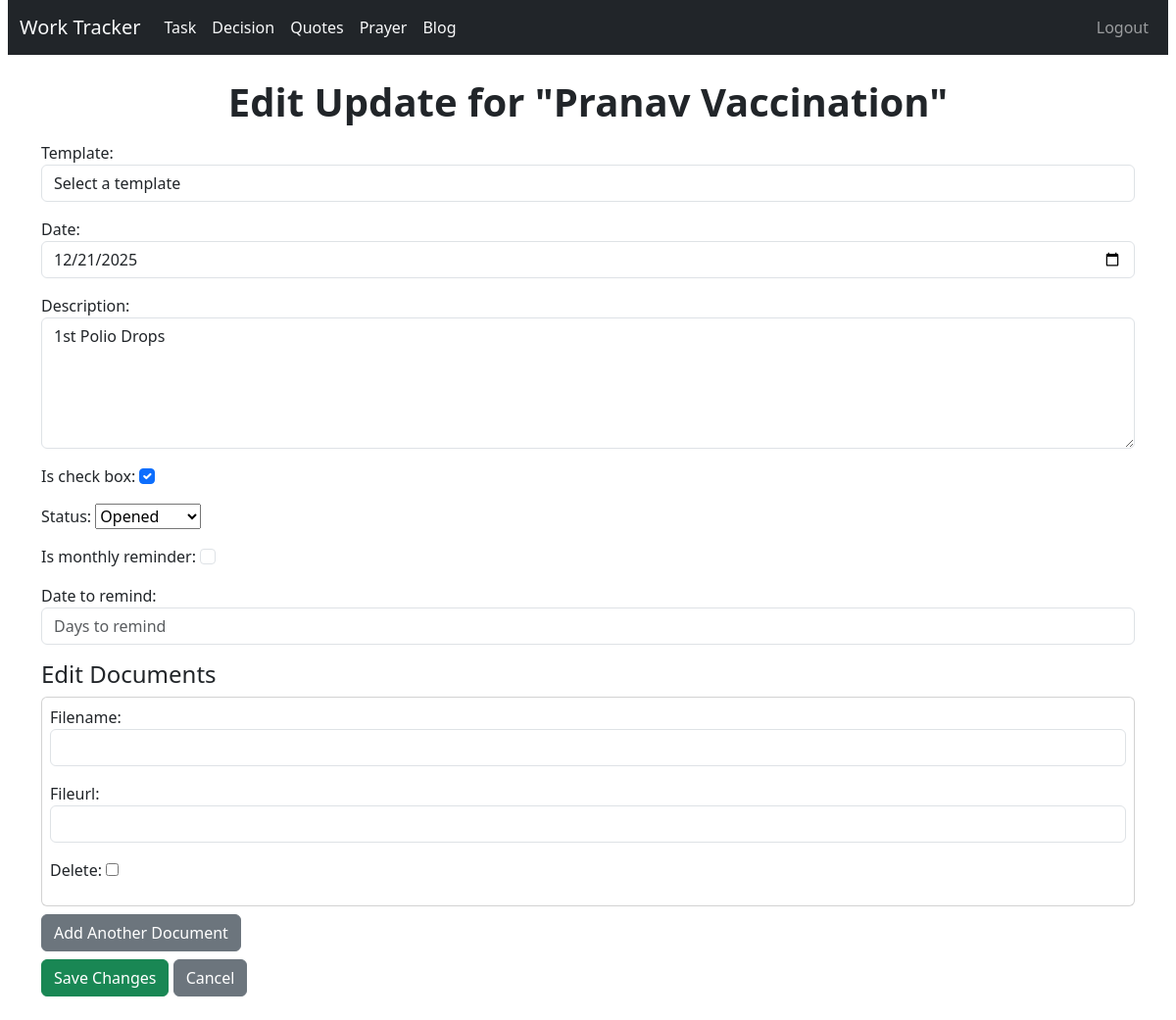
The page /update/227/edit/ (signed in) on the database as committed earlier.
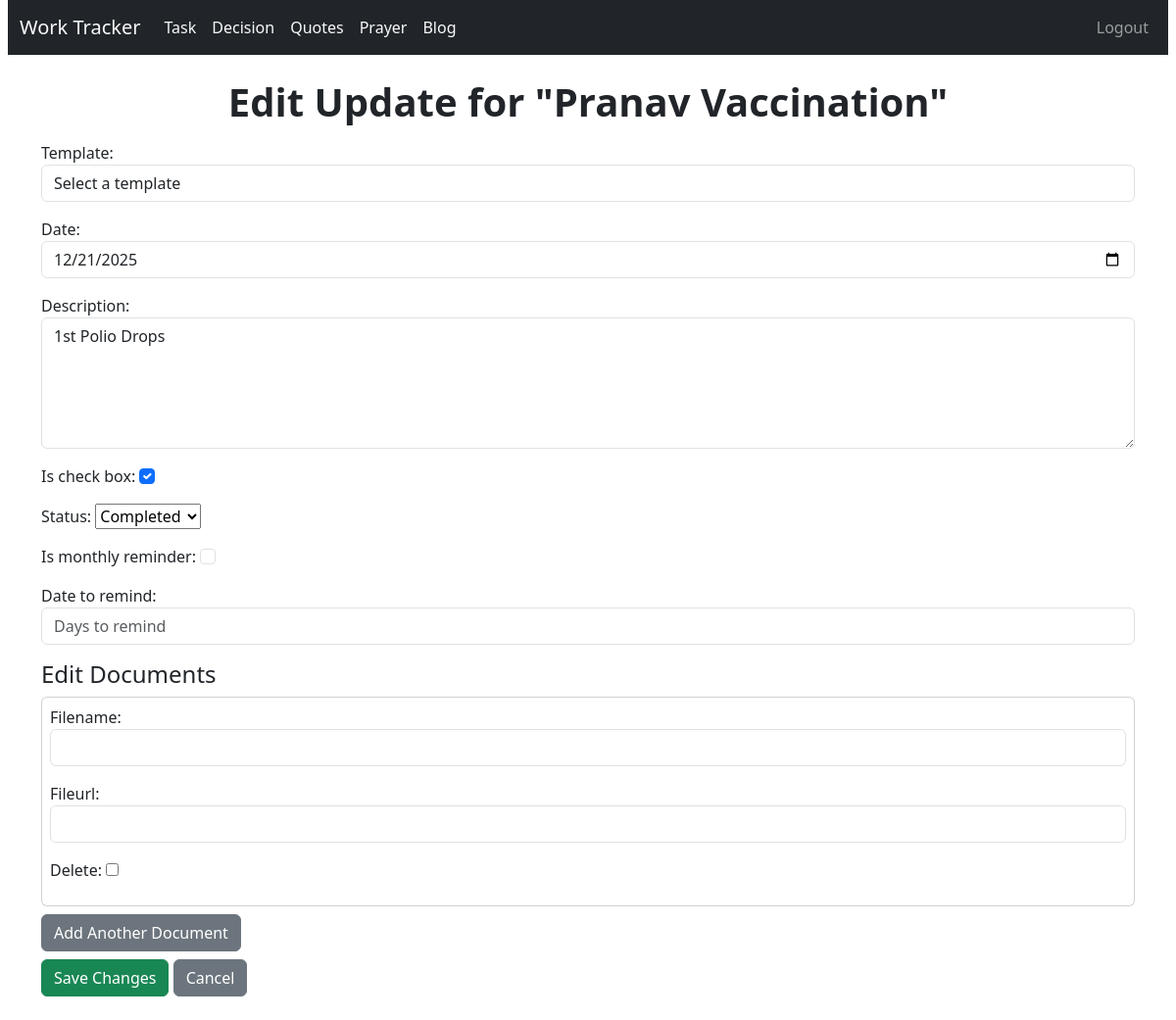
The same page on the database as committed later.
### tracker/models.py (models this page shows, shortened)
class Update(models.Model):
    STATUS_CHOICES = [
        ('Opened', 'Opened'),
        ('InProgress', 'In Progress'),
        ('Completed', 'Completed'),
        ('Cancelled', 'Cancelled')
    ]
    task = models.ForeignKey(Task, on_delete=models.CASCADE, related_name='updates')
    date = models.DateField(default=timezone.now, null=True, blank=True)
    description = models.TextField()
    is_check_box = models.BooleanField(default=False)
    status = models.CharField(max_length=20, choices=STATUS_CHOICES, default='Opened')
    is_monthly_reminder = models.BooleanField(default=False)
    date_to_remind = models.IntegerField(null=True, blank=True)

class Task(models.Model):
    STATUS_CHOICES = [
        ('Opened', 'Opened'),
        ('InProgress', 'In Progress'),
        ('Completed', 'Completed'),
        ('Cancelled', 'Cancelled'),
        ('Hold', 'Hold'),
    ]
    name = models.CharField(max_length=200)
    status = models.CharField(max_length=20, choices=STATUS_CHOICES, default='Opened')
    task_type = models.ForeignKey(TaskType, on_delete=models.CASCADE)
    started_date = models.DateField(default=timezone.now, null=True, blank=True)
    created_date = models.DateField(auto_now_add=True)
    updated_date = models.DateField(auto_now=True)
    completed_date = models.DateField(null=True, blank=True)
    target_date = models.DateField(default=timezone.now, null=True, blank=True)
    is_bookmark = models.BooleanField(default=False)
    is_private = models.BooleanField(default=False)
    is_important = models.BooleanField(default=False)
    is_template = models.BooleanField(default=False)

### tracker/views.py (the view, shortened to what this page needs)
# urls.py: path('update/<int:pk>/edit/', views.UpdateEditView.as_view(), name='update_edit'),
class UpdateEditView(LoginRequiredMixin, View):
    def get(self, request, pk):
        update = get_object_or_404(Update, pk=pk)
        form = UpdateForm(instance=update)
        formset = DocumentFormSet(queryset=update.documents.all())
        return render(request, 'tracker/update_form.html', {
            'form': form,
            'formset': formset,
            'update': update,
        })

### tracker/forms.py
class UpdateForm(forms.ModelForm):
    template = forms.ModelChoiceField(
        queryset=UpdateTemplate.objects.all().order_by('name'),
        required=False,
        empty_label="Select a template",
        widget=forms.Select(attrs={'class': 'form-control'}),
        label="Template"
    )
    class Meta:
        model = Update
        fields = ['template', 'date', 'description', 'is_check_box', 'status', 'is_monthly_reminder', 'date_to_remind']
        widgets = {
            'date': forms.DateInput(attrs={'class': 'form-control', 'type': 'date'}),
            'description': forms.Textarea(attrs={'class': 'form-control', 'rows': 5}),
            'is_check_box': forms.CheckboxInput(attrs={'class': 'form-check-input'}),
            'is_monthly_reminder': forms.CheckboxInput(attrs={'class': 'form-check-input'}),
            'date_to_remind': forms.NumberInput(attrs={
                'class': 'form-control',
                'placeholder': 'Days to remind',
                'min': 1,
                'max': 31,
                'step': 1
            }),
        }

### tracker/models.py (called while the page is built)
    def __str__(self):
        return self.name

### templates/tracker/update_form.html (shortened to what this page needs)
{% extends 'base.html' %}
{% load static %}
{% block content %}
<h1>Edit Update for "{{ update.task.name }}"</h1>
<form method="POST">
  {{ form.as_p }}
  <h4>Edit Documents</h4>
  <div id="formset">
    {% for form in formset %}
      <div class="card mb-2 p-2">
        {{ form.as_p }}
      </div>
    {% endfor %}
  </div>
  <button type="button" class="btn btn-secondary mb-2" id="add-more">Add Another Document</button>
  <br>
  <button type="submit" class="btn btn-success">Save Changes</button>
  <a href="{% url 'tracker:update_list' update.task.id %}" class="btn btn-secondary">Cancel</a>
</form>
{% endblock %}

Rows that differ between the two databases and show on the page:
changed Update "1st Polio Drops": status "Opened" → "Completed"
